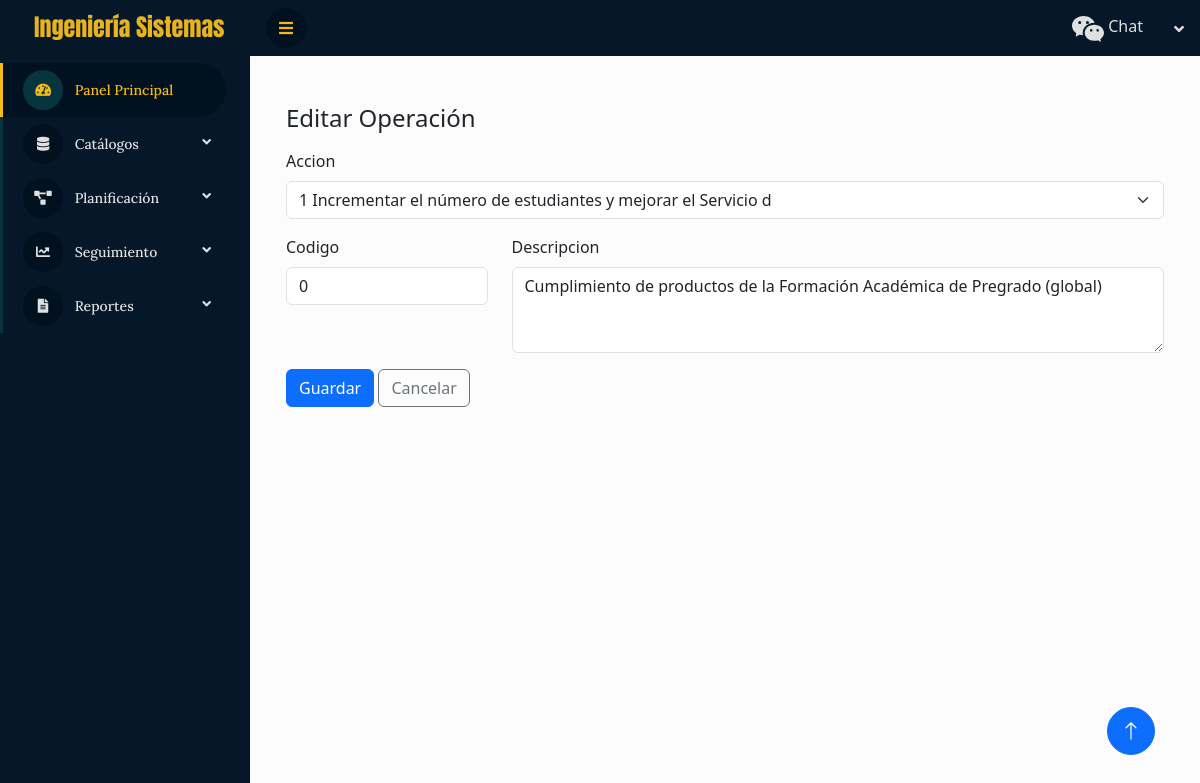
Screenshot of /operaciones/1/editar/ with the database file from the repository.
### cis/models.py (models this page shows, shortened)
class TimeStampedModel(models.Model):
    creado = models.DateTimeField(auto_now_add=True)
    actualizado = models.DateTimeField(auto_now=True)
    class Meta:
        abstract = True

class Operacion(TimeStampedModel):
    accion = models.ForeignKey(AccionEstrategica, on_delete=models.CASCADE, related_name="operaciones")
    codigo = models.CharField(max_length=20, blank=True)  # el “9”, “10”, “14”, “15” de tu cuadro
    descripcion = models.TextField()  # “Difundir a través de los medios…”
    class Meta:
        unique_together = [("accion","codigo")]
        indexes = [models.Index(fields=["accion","codigo"])]
        verbose_name = "Operación"

### cis/views.py (the view, shortened to what this page needs)
# urls.py: path("operaciones/<int:pk>/editar/", views.OperacionUpdateView.as_view(), name="operacion_update"),
class OperacionUpdateView(UpdateView):
    model = Operacion
    form_class = OperacionForm
    template_name = "planificacion/operacion_form.html"
    success_url = reverse_lazy("operacion_list")

### cis/forms.py (shortened to what this page needs)
class OperacionForm(forms.ModelForm):
    class Meta:
        model = Operacion
        fields = ["accion", "codigo", "descripcion"]
        widgets = {
            "accion": forms.Select(attrs={"class": "form-select"}),
            "codigo": forms.TextInput(attrs={
                "class": "form-control",
                "placeholder": "Ej.: 9, 10, OP-01 (opcional)"
            }),
            "descripcion": forms.Textarea(attrs={
                "class": "form-control",
                "rows": 3,
                "placeholder": "Describe la operación (actividad concreta)…"
            }),
        }

### cis/models.py (called while the page is built)
    def __str__(self): return f"{self.codigo or ''} {self.descripcion[:60]}"

### cis/templatetags/bootstrap_extras.py (called while the page is built)
@register.inclusion_tag("planificacion/_bs_field.html")
def render_bs_field(field, show_label=True):
    widget_class = "form-select" if field.field.widget.__class__.__name__ in ("Select", "SelectMultiple") else "form-control"
    prev_cls = field.field.widget.attrs.get("class", "")
    field.field.widget.attrs["class"] = f"{prev_cls} {widget_class}".strip()
    return {"field": field, "show_label": show_label}

### cis/templates/planificacion/operacion_form.html
{% extends "base.html" %} {% load bootstrap_extras %} {% block content %}
<div class="container py-4">
  <h1 class="h4 mb-3">{% if object %}Editar{% else %}Nueva{% endif %} Operación</h1>
  <form method="post">
    {% csrf_token %} {% render_bs_field form.accion %}
    <div class="row">
      <div class="col-md-3">{% render_bs_field form.codigo %}</div>
      <div class="col-md-9">{% render_bs_field form.descripcion %}</div>
    </div>
    <button type="submit" class="btn btn-primary">Guardar</button>
    <a href="{% url 'operacion_list' %}" class="btn btn-outline-secondary">Cancelar</a>
  </form>
</div>
{% endblock %}

### cis/templates/planificacion/_bs_field.html (shortened to what this page needs)
<div class="mb-3">
  {% if show_label %}
  <label class="form-label" for="{{ field.id_for_label }}">{{ field.label }}</label>
  {% endif %} {{ field }}
</div>

### cis/static/css/style.css (style rules this page uses)
select { width: 100%; max-width: 100%; box-sizing: border-box; }
:root { --primary: #f5ba18; --secondary: #06343f; ; --light: #e0e0e0; --dark: #02111f; ; }
.btn { transition: 0.5s; }

### rows the page displays
Operacion: accion "1 Incrementar el número de estudiantes y mejorar el Servicio d", codigo "0", descripcion "Cumplimiento de productos de la Formación Académica de Pregrado (global)"

### other values shown
{{ field.label }} "Accion Codigo Descripcion"
